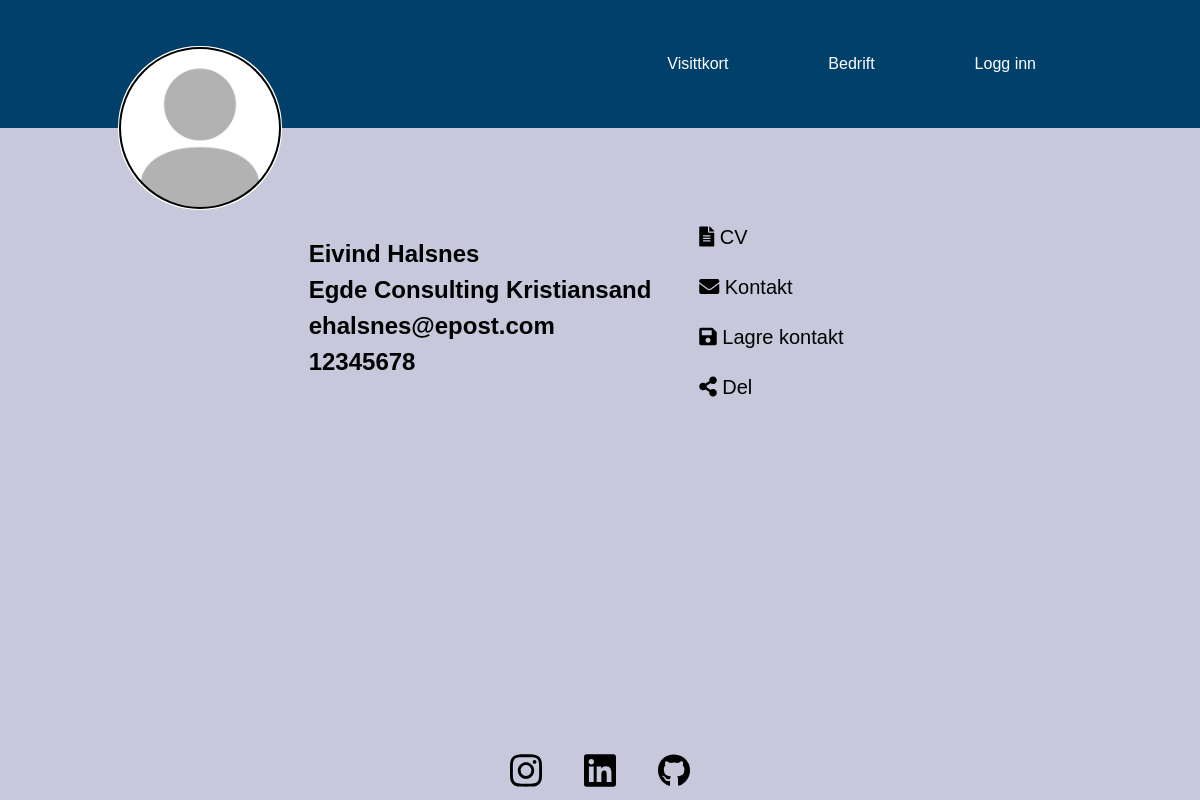
The page /pages/index.php?user_id=1 on the database its author committed.
### tables this page shows
CREATE TABLE `user` (
    `user_id`     int(11)         NOT NULL,
    `first_name`  varchar(64)     NOT NULL,
    `last_name`   varchar(64)     NOT NULL,
    `job_title`   varchar(64)     DEFAULT NULL,
    `email`       varchar(128)    NOT NULL,
    `phone`       varchar(15)     NOT NULL,
    `pass`        varchar(255)    NOT NULL
);

CREATE TABLE `business_card` (
    `card_id`       int(11)       NOT NULL,
    `user_id`       int(11)       NOT NULL,
    `company_id`    int(11)       NOT NULL,
    `administrator` boolean       NOT NULL DEFAULT false
);

CREATE TABLE `company` (
    `company_id`    int(11)       NOT NULL,
    `company_name`  varchar(64)   NOT NULL UNIQUE,
    `company_email` varchar(128)  NOT NULL,
    `descriptions`  varchar(255)  NOT NULL,
    `web_url`       varchar(255)  NOT NULL,
    `address`       varchar(128)  NOT NULL,
    `city`          varchar(64)   NOT NULL,
    `zip`           int(4)        NOT NULL
);

### assets/include/db.inc.php (called while the page is built, shortened)
<?php
    $dsn = "mysql:dbname=" . DB_NAME . ";host=" . DB_HOST;
    try {
        $pdo = new PDO($dsn, DB_USER, DB_PASS);
    } catch (PDOException $e) {
    }
    function get_user($user_id) {
        global $pdo;
        $sql = "SELECT first_name, last_name, email, phone FROM user WHERE user_id = ?";
        $query = $pdo->prepare($sql);
        $query->bindParam(1, $user_id, PDO::PARAM_INT);
        try {
            $query->execute();
            return $query->fetch(PDO::FETCH_OBJ);
        } catch (PDOException $e) {
            return false;
        }
    }
    function get_user_company($user_id) {
        global $pdo;
        $sql = "SELECT bc.user_id, bc.company_id, bc.administrator,
            c.company_name
            FROM business_card AS bc
            JOIN company AS c
            ON bc.company_id = c.company_id
            WHERE bc.user_id = ?";
        $query = $pdo->prepare($sql);
        $query->bindParam(1, $user_id, PDO::PARAM_INT);
        try {
            $query->execute();
            return $query->fetch(PDO::FETCH_OBJ);
        } catch (PDOException $e) {
            return false;
        }
    }
?>

### pages/index.php (the view, shortened to what this page needs)
<?php
    require_once("../assets/include/header.inc.php");
    require_once("../assets/include/footer.inc.php");
    require_once("../assets/include/db.inc.php");
    $user_id = $_REQUEST["user_id"];
    if($user = get_user($user_id)) {
        $name = $user->first_name . " " . $user->last_name;
        $email = $user->email;
        $phone = $user->phone;
        if($user_company = get_user_company($user_id)) {
            $company = $user_company->company_name;
        } else {
            $company = null;
            $company_id = null;
        }
    } else {
        $status = "<h4><span style='color:red'>
                Noe gikk galt, fant ikke bruker i systemet.
                </span></h4>";
    }
?>
<!DOCTYPE html>
<html lang="en">
<head>
    <link rel="stylesheet" href="../assets/styles/styles.css">
    <link rel="stylesheet" href="../assets/fonts/fontawesome-free-6.3.0-web/css/fontawesome.min.css">
    <link rel="stylesheet" href="https://use.fontawesome.com/releases/v5.14.0/css/all.css">
</head>
<body>
    <div class="business-card-container">
        <?php if(!isset($status)) { ?>
            <div class="personal-information">
                <?php
                    echo "<h2>$name</h2>
                        <h2>$company</h2>
                        <h2><a href='mailto:$email'>$email</a></h2>
                        <h2><a href='tel:$phone'>$phone</a></h2>";
                ?>
            </div>
            <?php if(isset($_SESSION["user"]["user_id"]) && $_GET["user_id"] == $_SESSION["user"]["user_id"]) {
                $folder = md5("user." . $user_id);
                $dir = "../profiles/" . $folder . "/qr.png";
            ?>
                <img class="qr-code" src="<?=$dir?>" alt="QR-kode">
            <?php } else { ?>
                <div class="menu">
                    <ul>
                        <li><a href="#" class="menu-options"><i class="fa fa-file-text"></i> CV</a></li>
                        <li><a href="contact-employee.php?user_id=<?=$user_id?>" class="menu-options"><i class="fa fa-envelope"></i> Kontakt</a></li>
                        <li><a href="#" class="menu-options"><i class="fa fa-save"></i> Lagre kontakt</a></li>
                        <li><a href="#" class="menu-options" id="share-link"><i class="fa fa-share-alt"></i> Del</a>                        </li>
                    </ul>
                </div>
            <?php } ?>
        <?php } else { echo $status; }?>
    </div>
</body>
</html>

### assets/styles/styles.css (style rules this page uses)
* { box-sizing: border-box; margin: 0; padding: 0; }
body { background-color: #C7C8DB; height: 100%; margin: 0; padding: 0; }
li .nav-item, a, button { font-family: "Montserrat", sans-serif; font-weight: 500; font-size: 16px; color: white; text-decoration: none; }
.business-card-container { display: flex; position: relative; flex-flow: row wrap; justify-content: center; font-family: Arial, Helvetica, sans-serif; align-items: center; margin: auto; padding: 5rem; line-height: 1.5; }
.personal-information a { position: relative; font-family: Arial, Helvetica, sans-serif; font-size: 1.5rem; font-weight: bold; color: black; margin-right: 20px; }
.menu { font-family: Arial, Helvetica, sans-serif; font-size: 25pt; position: relative; font-style: bold; width: 15rem; display: flex; align-items: center ; justify-content: center; line-height: 1.5; }
.menu ul { list-style-type: none; }
.menu-options { color: black; font-size: 15pt; justify-content: center; margin: 2rem; }
* { box-sizing: border-box; }

### rows shown on the page
user: name "Eivind Halsnes", email "ehalsnes@epost.com", phone "12345678"
business_card: company.company_name "Egde Consulting Kristiansand"
